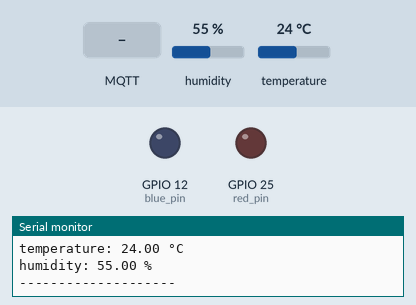
Recording of a sketch running on a simulated ESP32. Parts: output pins drawn as LEDs (lit = HIGH), the last lines printed to the serial monitor. The test bench sets the inputs (shaded band); at power-on: humidity 55 %, temperature 24 °C. WiFi joins after 1.5 s; servers stay silent unless stated; random numbers use the default seed unless the sketch sets one; no MQTT or app messages arrive unless stated.

Above: at 2.7 s.
2.8 s: MQTT message "1" arrives on the first subscribed topic
At 3.9 s:
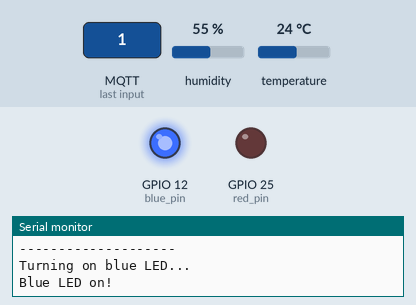
4.3 s: MQTT message "2" arrives on the first subscribed topic
At 5.0 s:
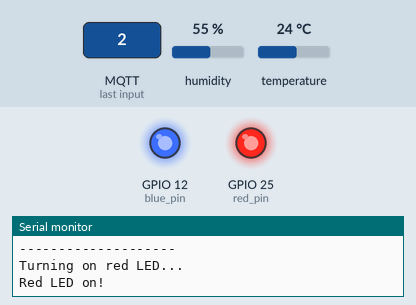
5.8 s: MQTT message "0" arrives on the first subscribed topic
At 7.0 s:
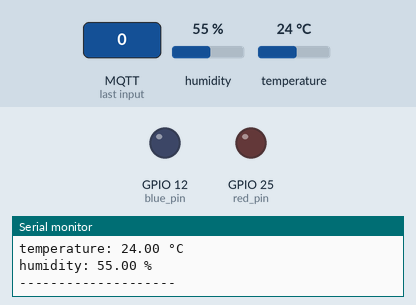
7.3 s: MQTT message "2" arrives on the first subscribed topic
At 8.3 s:
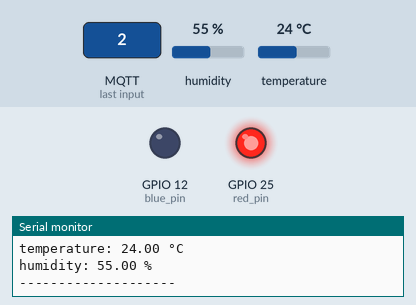
Timing chart, 0 to 9.8 s (numbered marks = the images above; inputs shaded):
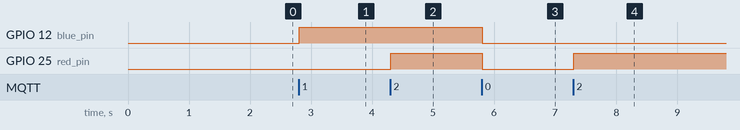

The sketch:

sketch.ino
```cpp
#include "DHTesp.h"
#include <WiFi.h>
#include <WiFiClientSecure.h>
#include <PubSubClient.h>

DHTesp dht;
WiFiClientSecure espClient;
PubSubClient client(espClient);

static const char root_CA[] PROGMEM = R"EOF(-----BEGIN CERTIFICATE-----
MIIEVzCCAj+gAwIBAgIRAIOPbGPOsTmMYgZigxXJ/d4wDQYJKoZIhvcNAQELBQAw
TzELMAkGA1UEBhMCVVMxKTAnBgNVBAoTIEludGVybmV0IFNlY3VyaXR5IFJlc2Vh
cmNoIEdyb3VwMRUwEwYDVQQDEwxJU1JHIFJvb3QgWDEwHhcNMjQwMzEzMDAwMDAw
WhcNMjcwMzEyMjM1OTU5WjAyMQswCQYDVQQGEwJVUzEWMBQGA1UEChMNTGV0J3Mg
RW5jcnlwdDELMAkGA1UEAxMCRTUwdjAQBgcqhkjOPQIBBgUrgQQAIgNiAAQNCzqK
a2GOtu/cX1jnxkJFVKtj9mZhSAouWXW0gQI3ULc/FnncmOyhKJdyIBwsz9V8UiBO
VHhbhBRrwJCuhezAUUE8Wod/Bk3U/mDR+mwt4X2VEIiiCFQPmRpM5uoKrNijgfgw
gfUwDgYDVR0PAQH/BAQDAgGGMB0GA1UdJQQWMBQGCCsGAQUFBwMCBggrBgEFBQcD
ATASBgNVHRMBAf8ECDAGAQH/AgEAMB0GA1UdDgQWBBSfK1/PPCFPnQS37SssxMZw
i9LXDTAfBgNVHSMEGDAWgBR5tFnme7bl5AFzgAiIyBpY9umbbjAyBggrBgEFBQcB
AQQmMCQwIgYIKwYBBQUHMAKGFmh0dHA6Ly94MS5pLmxlbmNyLm9yZy8wEwYDVR0g
BAwwCjAIBgZngQwBAgEwJwYDVR0fBCAwHjAcoBqgGIYWaHR0cDovL3gxLmMubGVu
Y3Iub3JnLzANBgkqhkiG9w0BAQsFAAOCAgEAH3KdNEVCQdqk0LKyuNImTKdRJY1C
2uw2SJajuhqkyGPY8C+zzsufZ+mgnhnq1A2KVQOSykOEnUbx1cy637rBAihx97r+
bcwbZM6sTDIaEriR/PLk6LKs9Be0uoVxgOKDcpG9svD33J+G9Lcfv1K9luDmSTgG
6XNFIN5vfI5gs/lMPyojEMdIzK9blcl2/1vKxO8WGCcjvsQ1nJ/Pwt8LQZBfOFyV
XP8ubAp/au3dc4EKWG9MO5zcx1qT9+NXRGdVWxGvmBFRAajciMfXME1ZuGmk3/GO
koAM7ZkjZmleyokP1LGzmfJcUd9s7eeu1/9/eg5XlXd/55GtYjAM+C4DG5i7eaNq
cm2F+yxYIPt6cbbtYVNJCGfHWqHEQ4FYStUyFnv8sjyqU8ypgZaNJ9aVcWSICLOI
E1/Qv/7oKsnZCWJ926wU6RqG1OYPGOi1zuABhLw61cuPVDT28nQS/e6z95cJXq0e
K1BcaJ6fJZsmbjRgD5p3mvEf5vdQM7MCEvU0tHbsx2I5mHHJoABHb8KVBgWp/lcX
GWiWaeOyB7RP+OfDtvi2OsapxXiV7vNVs7fMlrRjY1joKaqmmycnBvAq14AEbtyL
sVfOS66B8apkeFX2NY4XPEYV4ZSCe8VHPrdrERk2wILG3T/EGmSIkCYVUMSnjmJd
VQD9F6Na/+zmXCc=
-----END CERTIFICATE-----)EOF";

const int dht_pin = 23;
const int red_pin = 25;
const int blue_pin = 12;

const char* ssid = "Wokwi-GUEST";
const char* password = "";
const char* mqtt_user = "javierrdgzrz";
const char* mqtt_pass = "11ag08dsl04.";
const char* mqtt_server = "mqtt.practicas-iot.tokioschool.com";
const int mqtt_port = 8883;

void setup() {
  Serial.begin(115200);
  Serial.println("Practica Modulo 1");

  dht.setup(dht_pin, DHTesp::DHT22);

  pinMode(red_pin, OUTPUT);
  pinMode(blue_pin, OUTPUT);

  Serial.print("Connecting to wifi");
  WiFi.begin(ssid, password);

  while(WiFi.status() != WL_CONNECTED) {
    delay(250);
    Serial.print(".");
  }

  Serial.println("Connection Succesfull!!");

  espClient.setCACert(root_CA);
  client.setServer(mqtt_server, mqtt_port);
  client.setCallback(callBack);


}

void reconnect(){
  Serial.println("Establishing connection with MQTT server");
  while (!client.connected()) {
    Serial.print(".");
    bool conectado = client.connect(String(esp_random()).c_str(), mqtt_user, mqtt_pass);

    if (conectado) {
      Serial.println("Connection established!");
      client.subscribe("javierrdgzrz/config");
    } else {
      Serial.println("An error has occurred. Trying to reconnect...");
      Serial.println(client.state());
      delay(3000);
    }
  }
}

void callBack(char* topic, byte* payload, unsigned int length){

  if (payload[0] == 48) {

    Serial.println("Turning off both LEDs...");
    digitalWrite(blue_pin, LOW);
    digitalWrite(red_pin, LOW);

  }

  if (payload[0] == 49) {

    Serial.println("Turning on blue LED...");
    digitalWrite(blue_pin, HIGH);
    Serial.println("Blue LED on!");

  }

  if (payload[0] == 50){

    Serial.println("Turning on red LED...");
    digitalWrite(red_pin, HIGH);
    Serial.println("Red LED on!");
  }
}

unsigned long lastRead = 0;

void loop() {

  if (!client.connected()) {
    reconnect();
  }

  client.loop();

  if (millis() - lastRead > 2000) {

    lastRead = millis();

    float temp = dht.getTemperature();
    float humidity = dht.getHumidity();

    Serial.println("temperature: " + String(temp) + " °C");
    Serial.println("humidity: " + String(humidity) + " %");

    Serial.println("--------------------");

    client.publish("javierrdgzrz/temperature", String(temp, 2).c_str());
    client.publish("javierrdgzrz/humidity", String(humidity, 2).c_str());
  }

  delay(10);
}
```

Measured:
- after the input at 2.8 s, GPIO 12 (blue_pin): LOW → HIGH at once
- after the input at 4.3 s, GPIO 25 (red_pin): LOW → HIGH at once
- after the input at 5.8 s, GPIO 12 (blue_pin), GPIO 25 (red_pin): HIGH → LOW at once
- after the input at 7.3 s, GPIO 25 (red_pin): LOW → HIGH at once
